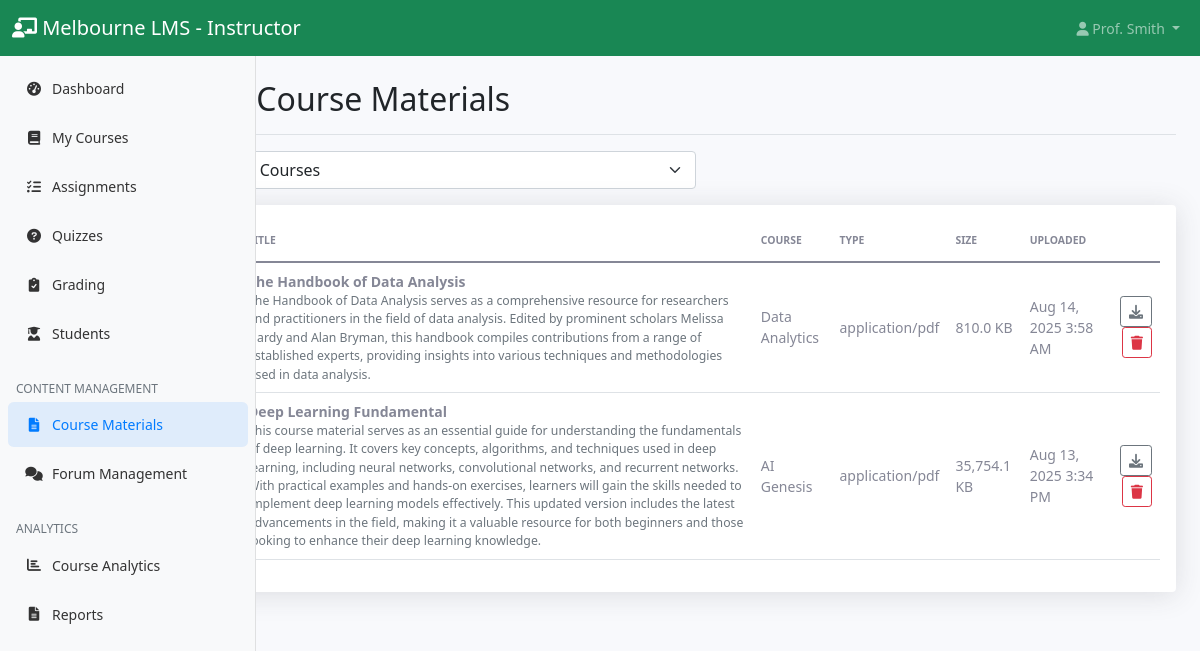
Screenshot of /instructor/materials.php (signed in) with the database file from the repository.
### tables this page shows
CREATE TABLE `course_materials` (
  `id` int(11) NOT NULL,
  `course_id` int(11) NOT NULL,
  `title` varchar(200) NOT NULL,
  `description` text DEFAULT NULL,
  `file_path` varchar(500) DEFAULT NULL,
  `file_type` varchar(50) DEFAULT NULL,
  `file_size` int(11) DEFAULT NULL,
  `uploaded_by` int(11) NOT NULL,
  `upload_date` timestamp NOT NULL DEFAULT current_timestamp()
);

CREATE TABLE `courses` (
  `id` int(11) NOT NULL,
  `title` varchar(200) NOT NULL,
  `description` text DEFAULT NULL,
  `instructor_id` int(11) NOT NULL,
  `course_code` varchar(20) NOT NULL,
  `credits` int(11) DEFAULT 3,
  `semester` varchar(20) DEFAULT NULL,
  `year` int(11) DEFAULT NULL,
  `max_students` int(11) DEFAULT 50,
  `status` enum('active','inactive') DEFAULT 'active',
  `created_at` timestamp NOT NULL DEFAULT current_timestamp()
);

### config/database.php (called while the page is built, shortened)
<?php
function formatDate($date)
{
    return date('M j, Y g:i A', strtotime($date));
}

### instructor/materials.php (the view, shortened to what this page needs)
<?php
require_once '../config/database.php';
$database = new Database();
$db = $database->getConnection();
$selectedCourseId = isset($_GET['course_id']) ? (int)$_GET['course_id'] : 0;
$materials = [];
if ($selectedCourseId > 0) {
	$stmt = $db->prepare('SELECT m.*, c.title as course_title FROM course_materials m JOIN courses c ON m.course_id = c.id WHERE m.course_id = ? AND c.instructor_id = ? ORDER BY m.upload_date DESC');
	$stmt->execute([$selectedCourseId, $_SESSION['user_id']]);
	$materials = $stmt->fetchAll(PDO::FETCH_ASSOC);
} else {
	$stmt = $db->prepare('SELECT m.*, c.title as course_title FROM course_materials m JOIN courses c ON m.course_id = c.id WHERE c.instructor_id = ? ORDER BY m.upload_date DESC');
	$stmt->execute([$_SESSION['user_id']]);
	$materials = $stmt->fetchAll(PDO::FETCH_ASSOC);
}
?>
<!DOCTYPE html>
<html lang="en">
<head>
	<link href="https://cdn.jsdelivr.net/npm/bootstrap@5.1.3/dist/css/bootstrap.min.css" rel="stylesheet">
	<link href="https://cdnjs.cloudflare.com/ajax/libs/font-awesome/6.0.0/css/all.min.css" rel="stylesheet">
	<link href="../assets/css/dashboard.css" rel="stylesheet">
</head>
<body>
	<?php include '../includes/instructor_navbar.php'; ?>
	<div class="container-fluid">
		<div class="row">
			<?php include '../includes/instructor_sidebar.php'; ?>
			<main class="col-md-9 ms-sm-auto col-lg-10 px-md-4">
				<div class="d-flex justify-content-between flex-wrap flex-md-nowrap align-items-center pt-3 pb-2 mb-3 border-bottom">
					<h1 class="h2"><i class="fas fa-file-alt"></i> Course Materials</h1>
				</div>
				<form method="get" class="row g-2 mb-3">
					<div class="col-md-6">
						<select name="course_id" class="form-select" onchange="this.form.submit()">
							<option value="0">All Courses</option>
						</select>
					</div>
				</form>
				<div class="card shadow">
					<div class="card-body">
						<?php if (empty($materials)): ?>
							<p class="text-muted">No materials found.</p>
						<?php else: ?>
							<div class="table-responsive">
								<table class="table table-hover align-middle">
									<thead>
										<tr>
											<th>Title</th>
											<th>Course</th>
											<th>Type</th>
											<th>Size</th>
											<th>Uploaded</th>
											<th></th>
										</tr>
									</thead>
									<tbody>
										<?php foreach ($materials as $m): ?>
										<tr>
											<td>
												<div class="fw-bold"><?php echo htmlspecialchars($m['title']); ?></div>
												<div class="small text-muted"><?php echo htmlspecialchars($m['description']); ?></div>
											</td>
											<td><?php echo htmlspecialchars($m['course_title']); ?></td>
											<td><?php echo htmlspecialchars($m['file_type']); ?></td>
											<td><?php echo number_format(($m['file_size'] ?? 0) / 1024, 1); ?> KB</td>
											<td><?php echo formatDate($m['upload_date']); ?></td>
											<td class="text-end">
												<a class="btn btn-sm btn-outline-secondary" href="../<?php echo $m['file_path']; ?>" target="_blank"><i class="fas fa-download"></i></a>
												<form method="post" class="d-inline ms-1">
													<button class="btn btn-sm btn-outline-danger" name="delete_material" onclick="return confirm('Delete this material?')"><i class="fas fa-trash"></i></button>
												</form>
											</td>
										</tr>
										<?php endforeach; ?>
									</tbody>
								</table>
							</div>
						<?php endif; ?>
					</div>
				</div>
			</main>
		</div>
	</div>
</body>
</html>

### assets/css/dashboard.css (style rules this page uses)
body { font-size: .875rem; background-color: #f8f9fc; }
main { padding-top: 0.5rem; }
.card { box-shadow: 0 0.15rem 1.75rem 0 rgba(58, 59, 69, 0.15) !important; border: none; }
.btn { border-radius: 0.35rem; font-weight: 400; }
.btn-sm { padding: 0.25rem 0.5rem; font-size: 0.875rem; border-radius: 0.2rem; }
.table { color: #858796; }
.table th { border-top: none; font-weight: 600; text-transform: uppercase; font-size: 0.65rem; padding-top: 0.75rem; padding-bottom: 0.75rem; }
@media (min-width: 769px) { main { margin-left: 16rem; } }
.shadow { box-shadow: 0 0.15rem 1.75rem 0 rgba(58, 59, 69, 0.15) !important; }

### rows the page displays
course_materials: title "The Handbook of Data Analysis", description "The Handbook of Data Analysis serves as a comprehensive resource for researchers and practitioners in the field of data analysis. Edited by prominent scholars Melissa Hardy and Alan Bryman, this handbook compiles contributions from a range of established experts, providing insights into various techniques and methodologies used in data analysis.", course.title "Data Analytics", file_type "application/pdf", ($m['file_size']??0)/1024 "810.0", upload_date "Aug 14, 2025 3:58 AM"
course_materials: title "Deep Learning Fundamental", description "This course material serves as an essential guide for understanding the fundamentals of deep learning. It covers key concepts, algorithms, and techniques used in deep learning, including neural networks, convolutional networks, and recurrent networks. With practical examples and hands-on exercises, learners will gain the skills needed to implement deep learning models effectively. This updated version includes the latest advancements in the field, making it a valuable resource for both beginners and those looking to enhance their deep learning knowledge.", course.title "AI Genesis", file_type "application/pdf", ($m['file_size']??0)/1024 "35,754.1", upload_date "Aug 13, 2025 3:34 PM"

### other values shown
$_SESSION['last_name'] "Smith"
